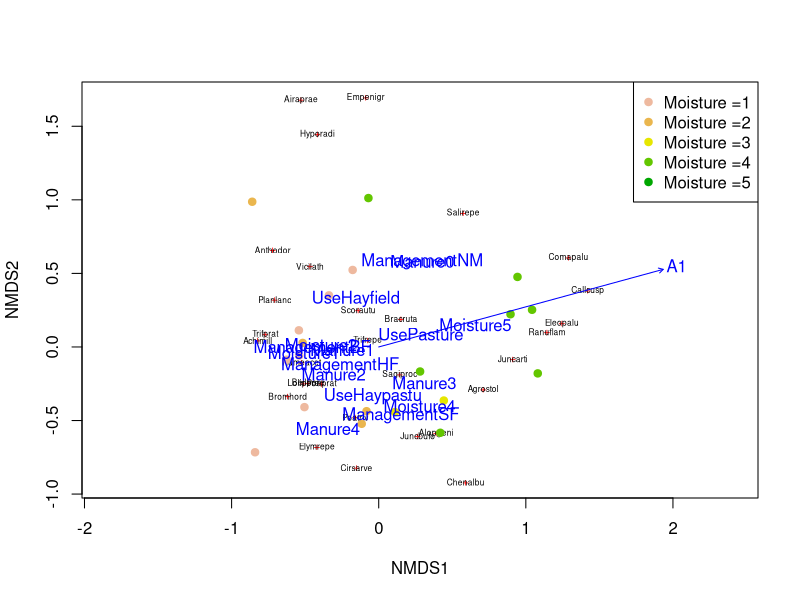
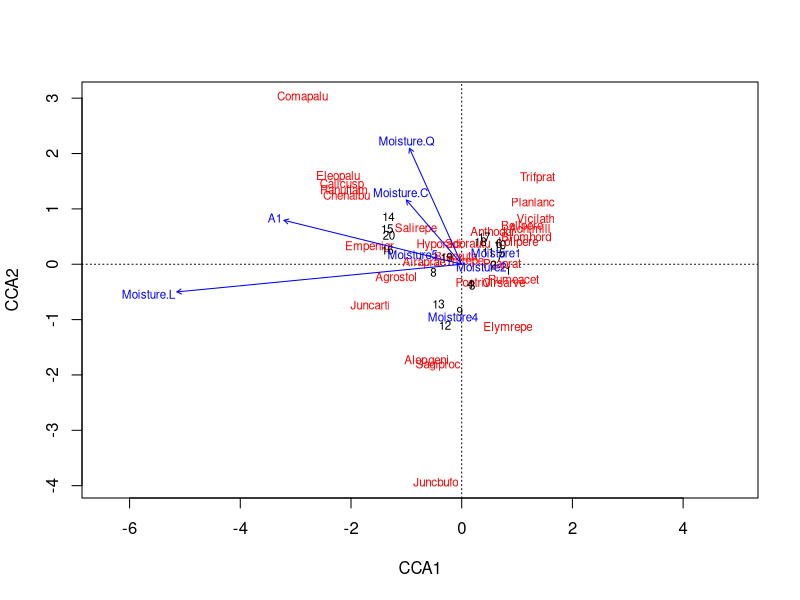
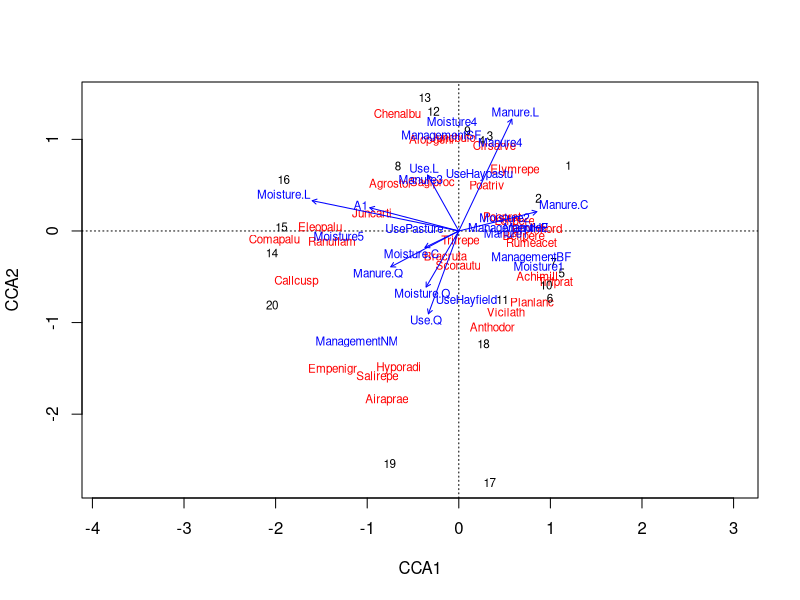
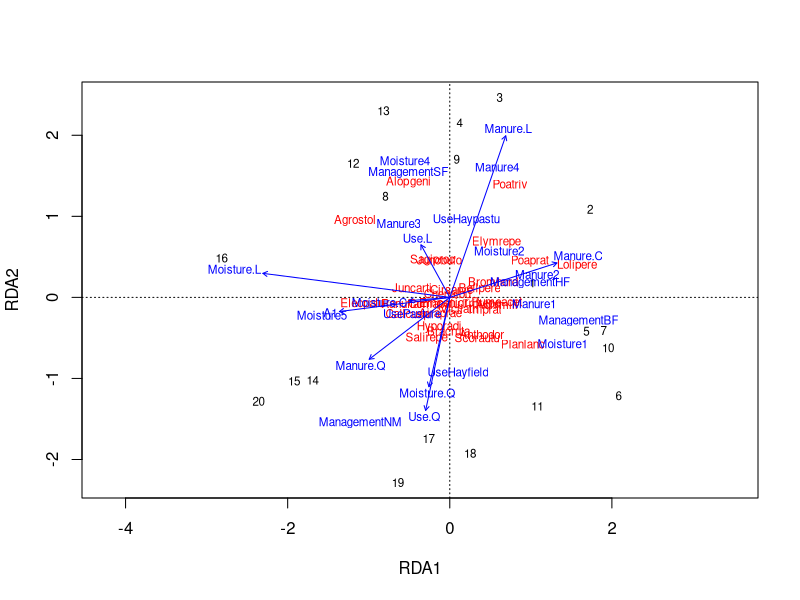
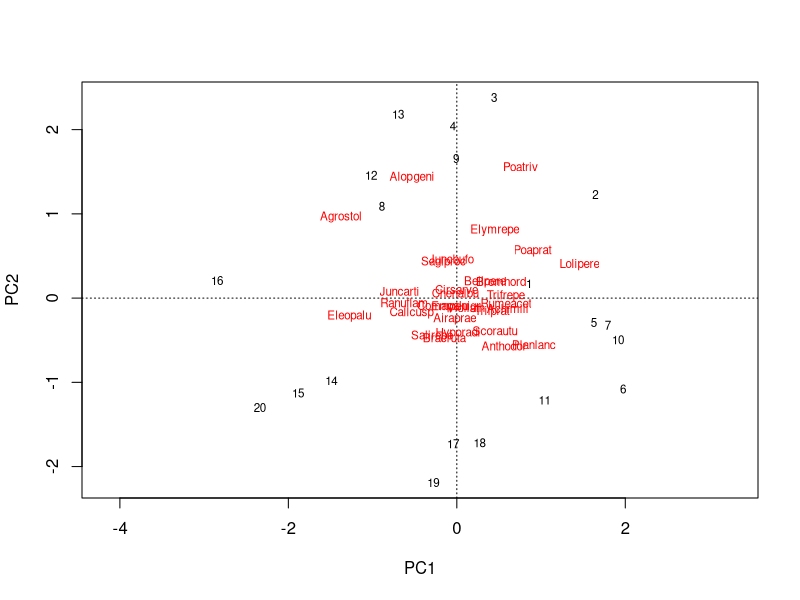

The R script that drew these images, in order: (Note: this script raises an error after producing the figures.)
## ---- chunk 1
library(vegan)
data(dune)
data(dune.env)
?dune

#NMDS
dune_mds = metaMDS(dune, distance = "bray")
plot(dune_mds)
text(dune_mds, "sp", cex=.5) # generate vector of colors

color_vect = rev(terrain.colors(6))[-1]
points(dune_mds, "sites", pch=19, col=color_vect[dune.env$Moisture])
legend('topright', paste("Moisture =", 1:5, sep=''), col=color_vect, pch=19)

#Higher moisture species and lower moisture species seem to be clustered together. It would be nice to make a biplot to see how the moisture gradient shows up on this plot, and to see if there's a relationship (i.e. does the presence of one high moisture species explain the presence of another? not sure if I phrased that correctly).

dune.fit = envfit(dune_mds, dune.env)
plot(dune.fit)

#CCA
dune.moist = dune.env[,c(1,2)] #just get moistures (and A1)
dune_cca = cca(dune ~., dune.moist) #could do with all of the variables but it's messy
summary(dune_cca)
plot(dune_cca, scaling = 1)

dune_cca2 = cca(dune ~., dune.env)
plot(dune_cca2)
summary(dune_cca2)

#vs. rda
dune.rda = rda(dune, dune.env)
summary(dune.rda)
plot(dune.rda)

dune.pca = rda(dune)
summary(dune.pca)
plot(dune.pca)
biplot.rda(dune.env)

#Not sure if I did this right. It doesn't look like there are distinct groups.
## ---- chunk 2
#rda 

#going to try a PCA analysis for the halibut
